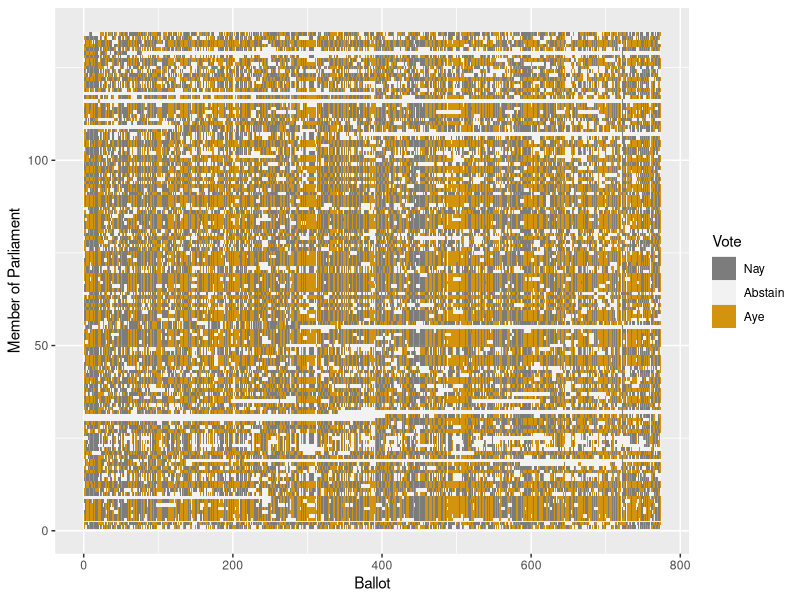
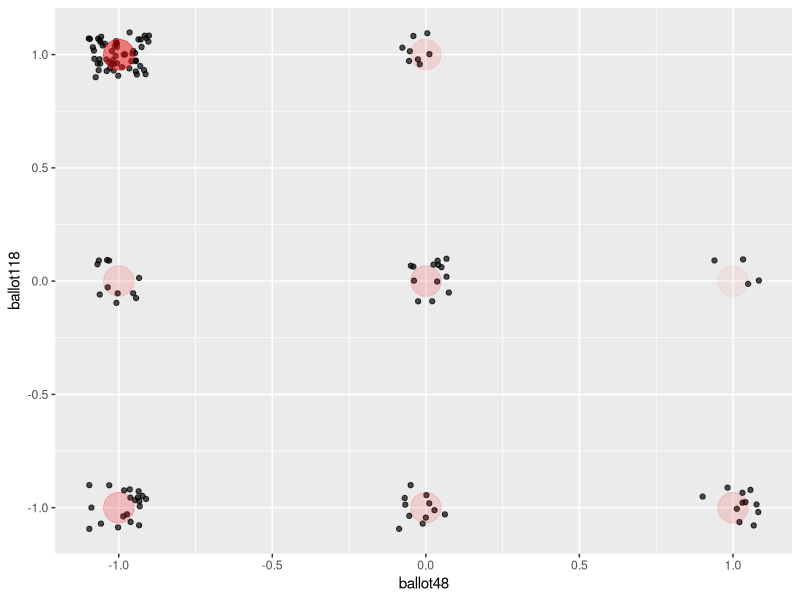
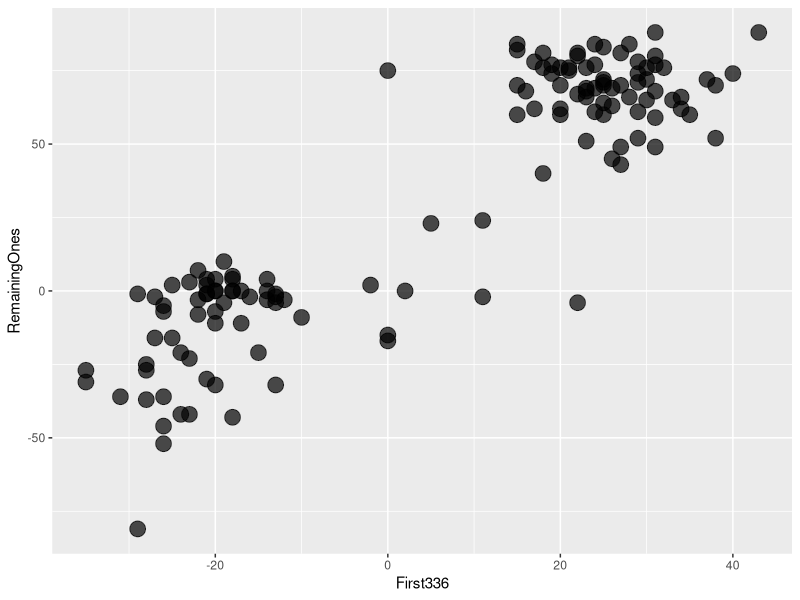
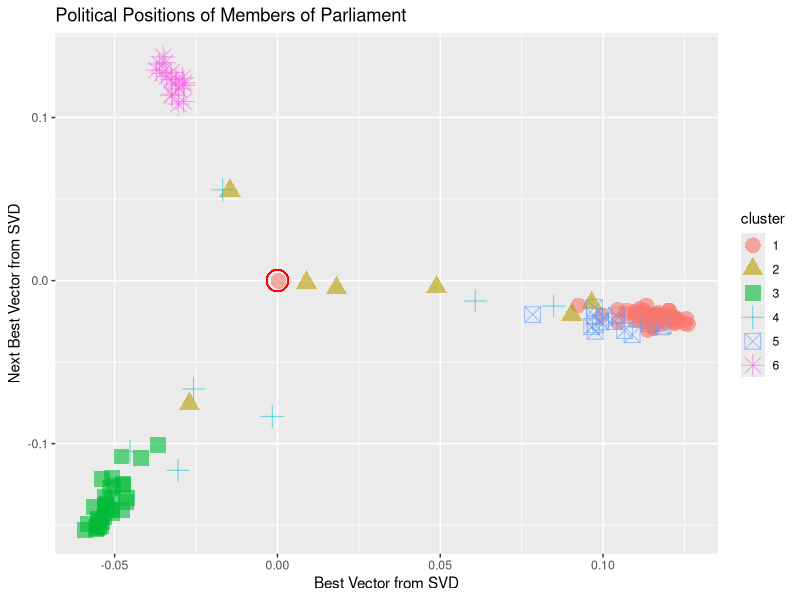
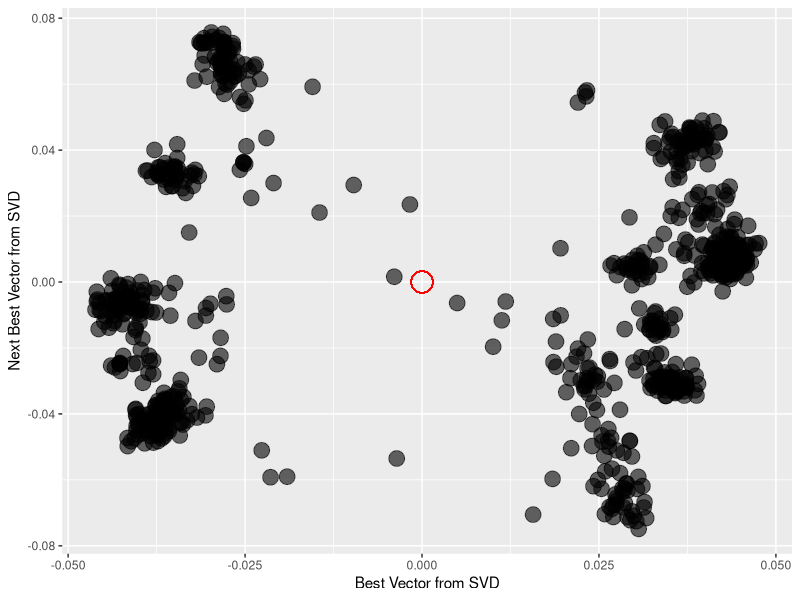
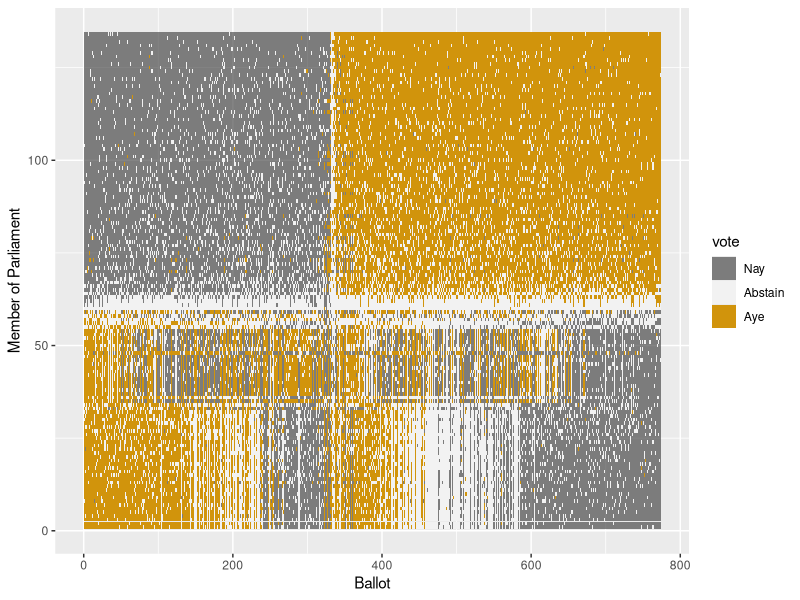

Write the R code that produced these figures, in order.
## ---- chunk 1
library(dplyr)
library(ggplot2)
## ---- chunk 2
# Get the party names
Parties <-  read.csv("www/VotesS1-tally.csv", as.is=TRUE, 
                      header=FALSE, nrows=1,
                     stringsAsFactors = FALSE )
# Get rid of the first column and turn into a vector.
Parties <- as.character(Parties[,-1])

Votes <- read.csv( "www/VotesS1-tally.csv", skip=1 )
Bills <- Votes[,1]
Votes <- subset(Votes, complete.cases(Votes) )
rownames( Votes ) <- Votes$VOTE
Votes <- Votes[,-1]
memberNames <- names(Votes)
nBallots <- nrow( Votes )
# new on March 24
colnames(Votes) <- NULL
rownames(Votes) <- NULL
# Need to get this into matrix form


VotesM <- matrix( unlist( Votes ) |> as.numeric(), nrow=nBallots )
# VotesM <- VotesM[1:nBallots,1:ncol(Votes)] # drop the ballot names
# Put in alphabetical order
inds <- order( memberNames )
VAlpha <- VotesM[,inds]
Parties <- Parties[inds]
# remove <- which( apply( VAlpha, 2, function(x) sum(abs(x))) < 100 )
# memberNames <- memberNames[-remove]
# Parties <- Parties[-remove]
# Valpha <- VAlpha[,-remove]

# get rid of NAS
VAlpha[is.na(VAlpha)] <- 0
# VAlpha <- as.numeric(VAlpha)
res <- svd( VAlpha)
showVotes <- Votes[,inds]
a1 <- res$u[,1,drop=FALSE]
b1 <- res$v[,1,drop=FALSE] |> t()
a2 <- res$u[,2,drop=FALSE]
b2 <- res$v[,2,drop=FALSE] |> t()
## ---- chunk 3
data.frame(t(showVotes)[1:10,1:3])
## ---- chunk 4
library(reshape2) # for melt
melt( VAlpha ) |> 
  dplyr::mutate( Vote=factor(value, labels=c("Nay","Abstain","Aye"))) |> 
  ggplot( aes(x=Var1, y=Var2, fill=Vote)) +
  geom_tile() +
  xlab("Ballot") + ylab("Member of Parliament") + 
  scale_fill_manual( values=c(rgb(.2,.2,.2,.6), rgb(.95,.95,.95), rgb(209/255,148/255,12/255)))
## ---- chunk 5
Random2 <- data.frame( ballot48=VAlpha[48,], ballot118=VAlpha[118,] )
ggplot( Random2, aes(x=ballot48, y=ballot118)) +
  geom_point( alpha=.7, position=position_jitter(width = .1, height = .1) )+
  geom_point( alpha=.01, size=10, color="red" )
## ---- chunk 6
AllOfThem <- data.frame( First336=colSums( VAlpha[1:336,]), 
                         RemainingOnes=colSums(VAlpha[337:773,]))
ggplot( AllOfThem, aes(x=First336, y=RemainingOnes)) +
  geom_point( alpha=.7, size=5 )
## ---- chunk 7
set.seed(110)
Best <- data.frame( one=c(b1), two=c(b2), three=res$v[,3], four=res$v[,4], five=res$v[,5] )
clusts <- kmeans( Best, centers=6)
Best$cluster <- as.factor(clusts$cluster)
# I lost the first member: Canavan.  Figure out later.
Best$actualParty <- Parties
ggplot( data=Best, aes( x=one, y=two )) +
    geom_point( shape=1, color='red', size=7, aes(x=0,y=0)) + 
  geom_point( size=5, alpha=.6, aes(color=cluster,shape=cluster) ) + 
  xlab("Best Vector from SVD") + 
  ylab("Next Best Vector from SVD") + 
  ggtitle("Political Positions of Members of Parliament")
## ---- chunk 8
with(Best, table( Party <- actualParty, cluster)) |>
  data.frame() |> 
  tidyr::pivot_wider(names_from = cluster, values_from = Freq) |>
  rename(`party     . . . . . . . . .           cluster`=Var1)
## ---- chunk 9
BestBallots <- data.frame( one=res$u[,1], two=res$u[,2], three=res$u[,3], four=res$u[,4], five=res$u[,5] )
clustBallots <- kmeans( BestBallots, centers=16 )
BestBallots$cluster <- as.factor(clustBallots$cluster)
ggplot( data=BestBallots, aes( x=one, y=two )) +
    geom_point( shape=1, color='red', size=7, aes(x=0,y=0)) + 
  geom_point( size=5, alpha=.6 ) + 
  xlab("Best Vector from SVD") + 
  ylab("Next Best Vector from SVD") 
## ---- chunk 10
inds1 <- order(c(res$u[,1]))
inds2 <- order(c(res$v[,1]))
VA <- VAlpha[ inds1, inds2 ]
foo <- data.frame( vote=factor(c(t(VA)), labels=c("Nay","Abstain","Aye")), 
  y=rep(1:134,times=773),
  x=rep(1:773, each=134) )
ggplot( foo, aes(x=x, y=y, fill=vote)) +
  geom_tile() +
  xlab("Ballot") + ylab("Member of Parliament") + 
  scale_fill_manual( values=c(rgb(.2,.2,.2,.6), rgb(.95,.95,.95), rgb(209/255,148/255,12/255))) 
